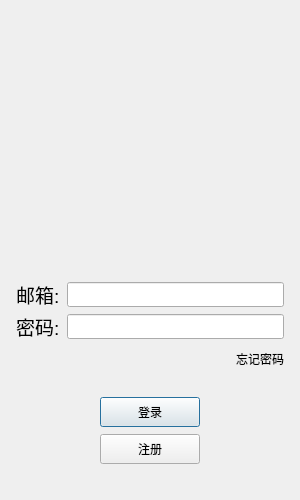
<?xml version="1.0" encoding="UTF-8"?>
<ui version="4.0">
 <class>LoginDialog</class>
 <widget class="QDialog" name="LoginDialog">
  <property name="geometry">
   <rect>
    <x>0</x>
    <y>0</y>
    <width>300</width>
    <height>500</height>
   </rect>
  </property>
  <property name="minimumSize">
   <size>
    <width>300</width>
    <height>500</height>
   </size>
  </property>
  <property name="maximumSize">
   <size>
    <width>342</width>
    <height>746</height>
   </size>
  </property>
  <property name="windowTitle">
   <string>Dialog</string>
  </property>
  <layout class="QVBoxLayout" name="verticalLayout_2">
   <item>
    <layout class="QVBoxLayout" name="verticalLayout">
     <property name="spacing">
      <number>7</number>
     </property>
     <property name="leftMargin">
      <number>5</number>
     </property>
     <property name="topMargin">
      <number>5</number>
     </property>
     <property name="rightMargin">
      <number>5</number>
     </property>
     <property name="bottomMargin">
      <number>5</number>
     </property>
     <item>
      <widget class="QLabel" name="err_tip">
       <property name="text">
        <string/>
       </property>
       <property name="alignment">
        <set>Qt::AlignCenter</set>
       </property>
      </widget>
     </item>
     <item>
      <widget class="QWidget" name="head_widget" native="true">
       <property name="minimumSize">
        <size>
         <width>200</width>
         <height>230</height>
        </size>
       </property>
       <layout class="QGridLayout" name="gridLayout">
        <item row="0" column="0">
         <widget class="QLabel" name="head_label">
          <property name="minimumSize">
           <size>
            <width>200</width>
            <height>200</height>
           </size>
          </property>
          <property name="maximumSize">
           <size>
            <width>300</width>
            <height>300</height>
           </size>
          </property>
          <property name="font">
           <font>
            <pointsize>14</pointsize>
           </font>
          </property>
          <property name="text">
           <string/>
          </property>
          <property name="alignment">
           <set>Qt::AlignCenter</set>
          </property>
         </widget>
        </item>
        <item row="1" column="0">
         <spacer name="verticalSpacer">
          <property name="orientation">
           <enum>Qt::Vertical</enum>
          </property>
          <property name="sizeHint" stdset="0">
           <size>
            <width>20</width>
            <height>40</height>
           </size>
          </property>
         </spacer>
        </item>
       </layout>
      </widget>
     </item>
     <item>
      <layout class="QHBoxLayout" name="horizontalLayout">
       <item>
        <widget class="QLabel" name="user_lable">
         <property name="minimumSize">
          <size>
           <width>0</width>
           <height>25</height>
          </size>
         </property>
         <property name="maximumSize">
          <size>
           <width>16777215</width>
           <height>25</height>
          </size>
         </property>
         <property name="font">
          <font>
           <pointsize>14</pointsize>
          </font>
         </property>
         <property name="text">
          <string>邮箱:</string>
         </property>
        </widget>
       </item>
       <item>
        <widget class="QLineEdit" name="email_edit">
         <property name="minimumSize">
          <size>
           <width>0</width>
           <height>25</height>
          </size>
         </property>
         <property name="maximumSize">
          <size>
           <width>16777215</width>
           <height>25</height>
          </size>
         </property>
         <property name="font">
          <font>
           <pointsize>14</pointsize>
          </font>
         </property>
        </widget>
       </item>
      </layout>
     </item>
     <item>
      <layout class="QHBoxLayout" name="horizontalLayout_3">
       <item>
        <widget class="QLabel" name="pass_lable">
         <property name="minimumSize">
          <size>
           <width>0</width>
           <height>25</height>
          </size>
         </property>
         <property name="maximumSize">
          <size>
           <width>16777215</width>
           <height>25</height>
          </size>
         </property>
         <property name="font">
          <font>
           <pointsize>14</pointsize>
          </font>
         </property>
         <property name="text">
          <string>密码:</string>
         </property>
        </widget>
       </item>
       <item>
        <widget class="QLineEdit" name="pass_edit">
         <property name="minimumSize">
          <size>
           <width>0</width>
           <height>25</height>
          </size>
         </property>
         <property name="maximumSize">
          <size>
           <width>16777215</width>
           <height>25</height>
          </size>
         </property>
         <property name="font">
          <font>
           <pointsize>14</pointsize>
          </font>
         </property>
        </widget>
       </item>
      </layout>
     </item>
     <item>
      <layout class="QHBoxLayout" name="horizontalLayout_4">
       <item>
        <spacer name="horizontalSpacer">
         <property name="orientation">
          <enum>Qt::Horizontal</enum>
         </property>
         <property name="sizeHint" stdset="0">
          <size>
           <width>40</width>
           <height>20</height>
          </size>
         </property>
        </spacer>
       </item>
       <item>
        <widget class="ClickedLabel" name="forget_label">
         <property name="minimumSize">
          <size>
           <width>0</width>
           <height>25</height>
          </size>
         </property>
         <property name="maximumSize">
          <size>
           <width>16777215</width>
           <height>25</height>
          </size>
         </property>
         <property name="text">
          <string>忘记密码</string>
         </property>
        </widget>
       </item>
      </layout>
     </item>
     <item>
      <spacer name="verticalSpacer_3">
       <property name="orientation">
        <enum>Qt::Vertical</enum>
       </property>
       <property name="sizeHint" stdset="0">
        <size>
         <width>20</width>
         <height>40</height>
        </size>
       </property>
      </spacer>
     </item>
     <item>
      <layout class="QHBoxLayout" name="horizontalLayout_5">
       <item>
        <spacer name="horizontalSpacer_2">
         <property name="orientation">
          <enum>Qt::Horizontal</enum>
         </property>
         <property name="sizeHint" stdset="0">
          <size>
           <width>40</width>
           <height>20</height>
          </size>
         </property>
        </spacer>
       </item>
       <item>
        <widget class="QPushButton" name="login_btn">
         <property name="minimumSize">
          <size>
           <width>100</width>
           <height>30</height>
          </size>
         </property>
         <property name="text">
          <string>登录</string>
         </property>
        </widget>
       </item>
       <item>
        <spacer name="horizontalSpacer_3">
         <property name="orientation">
          <enum>Qt::Horizontal</enum>
         </property>
         <property name="sizeHint" stdset="0">
          <size>
           <width>40</width>
           <height>20</height>
          </size>
         </property>
        </spacer>
       </item>
      </layout>
     </item>
     <item>
      <layout class="QHBoxLayout" name="horizontalLayout_6">
       <item>
        <spacer name="horizontalSpacer_4">
         <property name="orientation">
          <enum>Qt::Horizontal</enum>
         </property>
         <property name="sizeHint" stdset="0">
          <size>
           <width>40</width>
           <height>20</height>
          </size>
         </property>
        </spacer>
       </item>
       <item>
        <widget class="QPushButton" name="reg_btn">
         <property name="minimumSize">
          <size>
           <width>100</width>
           <height>30</height>
          </size>
         </property>
         <property name="text">
          <string>注册</string>
         </property>
        </widget>
       </item>
       <item>
        <spacer name="horizontalSpacer_5">
         <property name="orientation">
          <enum>Qt::Horizontal</enum>
         </property>
         <property name="sizeHint" stdset="0">
          <size>
           <width>40</width>
           <height>20</height>
          </size>
         </property>
        </spacer>
       </item>
      </layout>
     </item>
     <item>
      <spacer name="verticalSpacer_2">
       <property name="orientation">
        <enum>Qt::Vertical</enum>
       </property>
       <property name="sizeHint" stdset="0">
        <size>
         <width>20</width>
         <height>40</height>
        </size>
       </property>
      </spacer>
     </item>
    </layout>
   </item>
  </layout>
 </widget>
 <customwidgets>
  <customwidget>
   <class>ClickedLabel</class>
   <extends>QLabel</extends>
   <header>clickedlabel.h</header>
  </customwidget>
 </customwidgets>
 <resources/>
 <connections/>
</ui>
